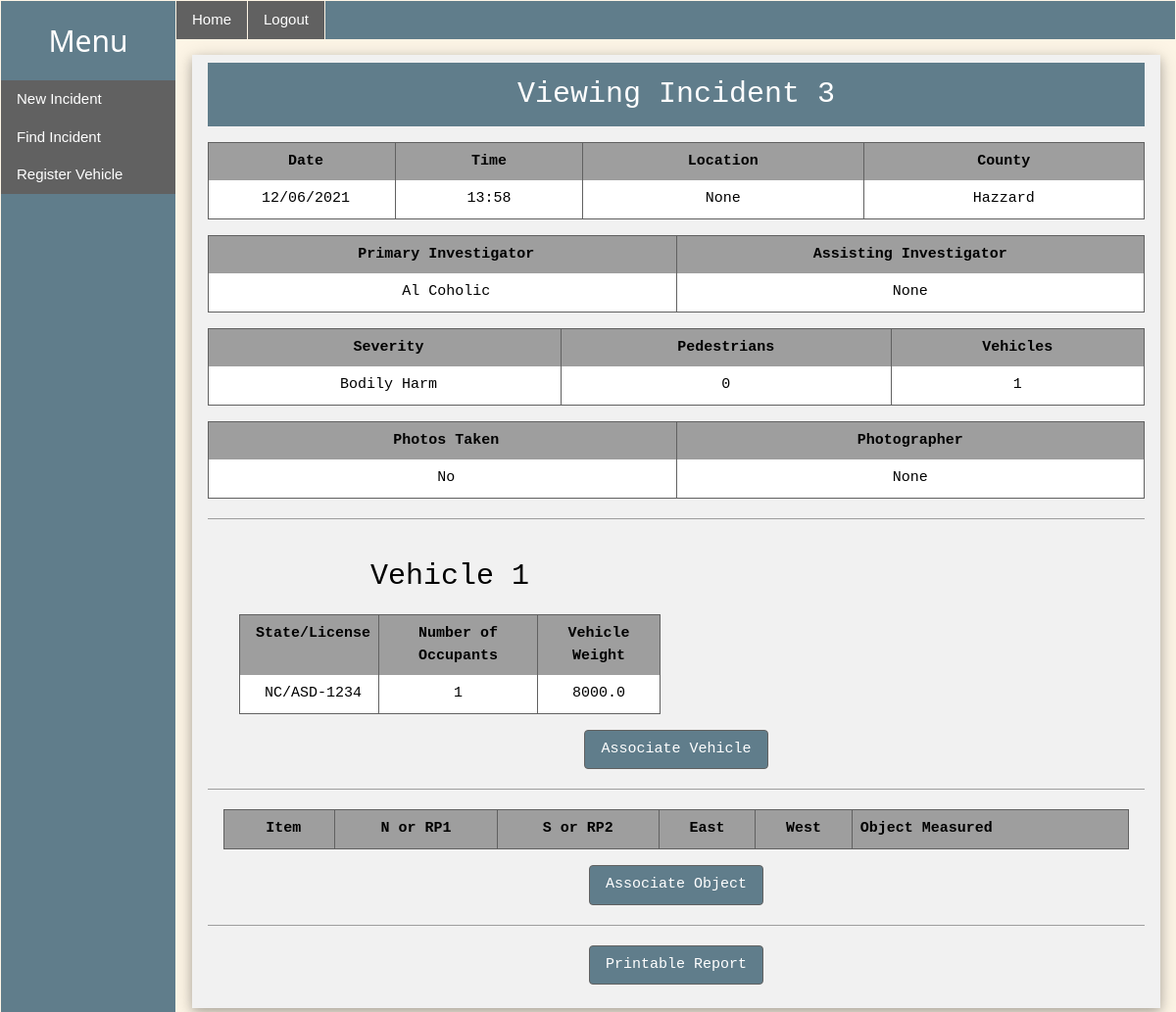
Page /ops/inc/3 (signed in) on the committed database.
### incident_app/models/incident.py (models this page shows, shortened)
class Incident(db.Model):
    id = db.Column(db.Integer, primary_key=True)
    crash_sequence = db.Column(db.String(15), unique=True, nullable=True)
    date = db.Column(db.String(15), nullable=False, default=datetime.now().strftime('%m/%d/%Y'))
    time = db.Column(db.String(10), nullable=False, default=datetime.now().strftime('%H:%M'))
    county = db.Column(db.String(25))
    location = db.Column(db.String(25))
    severity = db.Column(db.Integer, nullable=False)
    num_vehicles = db.Column(db.Integer, nullable=False, default=1)
    num_pedestrians = db.Column(db.Integer, nullable=False, default=0)
    status = db.Column(db.String(20), nullable=False, default='Open')
    photos_taken = db.Column(db.Boolean, default=False)
    photographer = db.Column(db.String, nullable=True)
    officer = db.Column(db.Integer, db.ForeignKey('user.id'), nullable=False)
    secondary_officers = db.relationship('User',
                                         secondary=assisting,
                                         back_populates='assists')
    vehicles = db.relationship("AssociatedVehicle", back_populates='incident')
    objects = db.relationship('Object', backref='incident', lazy='dynamic')
    def secondaries_string(self):
        res = ''
        lst = self.secondary_officers
        if len(lst) == 0:
            return str(None)

### incident_app/models/user.py (models this page shows, shortened)
class User(db.Model, UserMixin):
    id = db.Column(db.Integer, primary_key=True)
    name = db.Column(db.String(20), nullable=False)
    email = db.Column(db.String(120), unique=True, nullable=False)
    password = db.Column(db.String(128), nullable=False)
    role = db.Column(db.Integer, nullable=False)
    incidents = db.relationship('Incident', backref='creator',
                                lazy='dynamic')
    assists = db.relationship('Incident',
                              secondary=assisting,
                              back_populates='secondary_officers')
    supervising = db.relationship(
        'User', secondary=supervises,
        primaryjoin=(getattr(supervises.c, 'supervisor') == id),
        secondaryjoin=(getattr(supervises.c, 'supervisee') == id),
        backref='supervised_by', lazy='dynamic'
    )

### incident_app/models/vehicle.py (models this page shows, shortened)
class AssociatedVehicle(db.Model):
    incident_id = db.Column(db.ForeignKey('incident.id'), primary_key=True)
    vehicle_id = db.Column(db.ForeignKey('vehicle.id'), primary_key=True)
    damage = db.Column(db.String, default='')
    skid_before = db.Column(db.Float, default=0)
    skid_after = db.Column(db.Float, default=0)
    airbag_front = db.Column(db.Boolean, default=False)
    airbag_side = db.Column(db.Boolean, default=False)
    incident = db.relationship('Incident', back_populates='vehicles')
    vehicle = db.relationship('Vehicle', back_populates='incidents')

class Vehicle(db.Model):
    id = db.Column(db.Integer, primary_key=True)
    state = db.Column(db.String(2), default='NC', nullable=False)
    plate = db.Column(db.String(10), nullable=False)
    num_occupants = db.Column(db.Integer, nullable=False, default=1)
    make = db.Column(db.String(25), nullable=False)
    model = db.Column(db.String(25), nullable=False)
    color = db.Column(db.String(25), nullable=False)
    weight = db.Column(db.Float)
    incidents = db.relationship("AssociatedVehicle", back_populates='vehicle')

### incident_app/report_manager/routes.py (the view)
@report_manager.route('/ops/inc/<int:incident_id>')
@login_required
def view_incident(incident_id):
    inc = Incident.query.get_or_404(incident_id)
    sev = Severity(inc.severity)
    return render_template('view_incident.html',
                           title='View Incident', inc=inc, sev=sev)

### incident_app/models/app_enums.py (called while the page is built)
    def __str__(self):
        if self.value == 1:
            return 'Property Damage'
        if self.value == 2:
            return 'Bodily Harm'
        if self.value == 3:
            return 'Fatality'

### incident_app/models/user.py (called while the page is built)
@login_manager.user_loader
def load_user(user_id):
    return User.query.get(int(user_id))

### incident_app/templates/view_incident.html (shortened to what this page needs)
{% extends 'layout.html' %}
{% block content %}
    <div class="w3-container w3-card-4 w3-light-grey w3-margin w3-padding  w3-monospace">
        <div class="w3-container w3-blue-grey">
            <h2 class="w3-monospace w3-center w3-text-white">Viewing Incident {{ inc.id }}</h2>
        </div>
        <table class="w3-table w3-margin-top w3-border w3-border-dark-grey">
            <tr class="w3-section w3-grey">
                <th class="w3-center w3-border-right w3-border-dark-grey w3-center" style="width: 20%">
                    Date
                </th>
                <th class="w3-center w3-border-right w3-border-dark-grey w3-center" style="width: 20%">
                    Time
                </th>
                <th class="w3-center w3-border-right w3-border-dark-grey w3-center" style="width: 30%">
                    Location
                </th>
                <th class="w3-center" style="width: 30%">County</th>
            </tr>
            <tr class="w3-section w3-white">
                <td class="w3-center w3-border-right w3-border-dark-grey w3-center">
                    {{ inc.date }}
                </td>
                <td class="w3-center w3-border-right w3-border-dark-grey w3-center">
                    {{ inc.time }}</td>
                <td class="w3-center w3-border-right w3-border-dark-grey w3-center">
                    {{ inc.location }}</td>
                <td class="w3-center">{{ inc.county }}</td>
            </tr>
        </table>
        <table class="w3-table w3-margin-top w3-border w3-border-dark-grey">
            <tr class="w3-section w3-grey">
                <th class="w3-center w3-border-right w3-border-dark-grey w3-center" style="width: 50%">
                    Primary Investigator
                </th>
                <th class="w3-center">Assisting Investigator</th>
            </tr>
            <tr class="w3-section w3-white">
                <td class="w3-center w3-border-right w3-border-dark-grey w3-center">
                    {{ inc.creator.name }}
                </td>
                <td class="w3-center w3-border-right w3-border-dark-grey w3-center">
                    {{ inc.secondaries_string() }}
                </td>
            </tr>
        </table>
        <table class="w3-table w3-margin-top w3-border w3-border-dark-grey">
            <tr class="w3-section w3-grey">
                <th class="w3-center w3-border-right w3-border-dark-grey w3-center">
                    Severity
                </th>
                <th class="w3-center w3-border-right w3-border-dark-grey w3-center">
                    Pedestrians
                </th>
                <th class="w3-center w3-border-right w3-border-dark-grey w3-center">
                    Vehicles
                </th>
            </tr>
            <tr class="w3-section w3-white">
                <td class="w3-center w3-border-right w3-border-dark-grey w3-center">
                    {{ sev }}
                </td>
                <td class="w3-center w3-border-right w3-border-dark-grey w3-center">
                    {{ inc.num_pedestrians }}
                </td>
                <td class="w3-center w3-border-right w3-border-dark-grey w3-center">
                    {{ inc.vehicles | length }}
                </td>
            </tr>
        </table>
        <table class="w3-table w3-margin-top w3-border w3-border-dark-grey">
            <tr class="w3-section w3-grey">
                <th class="w3-center w3-border-right w3-border-dark-grey w3-center" style="width: 50%">
                    Photos Taken
                </th>
                <th class="w3-center">Photographer</th>
            </tr>
            <tr class="w3-section w3-white">
                {% if inc.photos_taken %}
                    <td class="w3-center w3-border-right w3-border-dark-grey w3-center">
                        Yes
                    </td>
                {% else %}
                    <td class="w3-center w3-border-right w3-border-dark-grey w3-center">
                        No
                    </td>
                {% endif %}
                <td class="w3-center w3-border-right w3-border-dark-grey w3-center">
                    {{ inc.photographer }}
                </td>
            </tr>
        </table>
        <hr>
        <div class="w3-container">
            {% for vehicle in inc.vehicles %}
                <div class="w3-container w3-center w3-half">
                    <h2 class="w3-section w3-margin-top w3-center w3-text w3-monospace w3-border-dark-grey">
                        Vehicle {{ loop.index }}
                    </h2>
                    <table class="w3-table w3-margin-top w3-border w3-border-dark-grey">
                        <tr class="w3-section w3-grey">
                            <th class="w3-center w3-border-right w3-border-dark-grey w3-center">
                                State/License
                            </th>
                            <th class="w3-center w3-border-right w3-border-dark-grey w3-center">
                                Number of Occupants
                            </th>
                            <th class="w3-center w3-border-right w3-border-dark-grey w3-center">
                                Vehicle Weight
                            </th>
                        </tr>
                        <tr class="w3-section w3-white">
                            <td class="w3-center w3-border-right w3-border-dark-grey w3-center">
                                {{ vehicle.vehicle.state+"/"+vehicle.vehicle.plate }}
                            </td>
                            <td class="w3-center w3-border-right w3-border-dark-grey w3-center">
                                {{ vehicle.vehicle.num_occupants }}
                            </td>
                            <td class="w3-center w3-border-right w3-border-dark-grey w3-center">
                                {{ vehicle.vehicle.weight }}
                            </td>
                        </tr>
                    </table>
                </div>
            {% endfor %}
        </div>
        <div class="w3-section w3-center">
            <a class="w3-button w3-blue-grey w3-hover-dark-grey w3-border w3-round w3-border-dark-grey"
            href={{ url_for('report_manager.add_vehicle', incident_id=inc.id) }}>
                Associate Vehicle
            </a>
        </div>
        <hr>
        <div class="w3-container">
            <table class="w3-table w3-border w3-border-dark-grey">
                <tr class="w3-section w3-grey">
                    <th class="w3-center w3-border-right w3-border-dark-grey">Item</th>
                    <th class="w3-center w3-border-right w3-border-dark-grey">N or RP1</th>
                    <th class="w3-center w3-border-right w3-border-dark-grey">S or RP2</th>
                    <th class="w3-center w3-border-right w3-border-dark-grey">East</th>
                    <th class="w3-center w3-border-right w3-border-dark-grey">West</th>
                    <th>Object Measured</th>
                </tr>
            </table>
        </div>
        <div class="w3-section w3-center">
            <a class="w3-button w3-blue-grey w3-hover-dark-grey w3-border w3-round w3-border-dark-grey"
            href={{ url_for('report_manager.add_object', incident_id=inc.id) }}>
                Associate Object
            </a>
        </div>
        <hr>
            <div class="w3-section w3-center">
            <a class="w3-button w3-blue-grey w3-hover-dark-grey w3-border w3-round w3-border-dark-grey"
            href={{ url_for('report_manager.report', incident_id=inc.id) }}>
                Printable Report
            </a>
        </div>
    </div>
{% endblock content %}

### incident_app/static/w3.css (style rules this page uses)
*, *:before, *:after { box-sizing: inherit }
html { -ms-text-size-adjust: 100%; -webkit-text-size-adjust: 100% }
body { margin: 0 }
a { background-color: transparent }
hr { box-sizing: content-box; height: 0; overflow: visible }
html, body { font-family: Verdana, sans-serif; font-size: 15px; line-height: 1.5 }
html { overflow-x: hidden }
h2 { font-size: 30px }
.w3-monospace { font-family: monospace }
h1, h2, h3, h4, h5, h6 { font-family: "Segoe UI", Arial, sans-serif; font-weight: 400; margin: 10px 0 }
hr { border: 0; border-top: 1px solid #eee; margin: 20px 0 }
a { color: inherit }
.w3-table, .w3-table-all { border-collapse: collapse; border-spacing: 0; width: 100%; display: table }
.w3-table td, .w3-table th, .w3-table-all td, .w3-table-all th { padding: 8px 8px; display: table-cell; text-align: left; vertical-align: top }
.w3-table th:first-child, .w3-table td:first-child, .w3-table-all th:first-child, .w3-table-all td:first-child { padding-left: 16px }
.w3-btn, .w3-button { border: none; display: inline-block; padding: 8px 16px; vertical-align: middle; overflow: hidden; text-decoration: none; color: inherit; background-color: inherit; text-align: center; cursor: pointer; white-space: nowrap }
.w3-btn, .w3-button { -webkit-touch-callout: none; -webkit-user-select: none; -khtml-user-select: none; -moz-user-select: none; -ms-user-select: none; user-select: none }
.w3-container:after, .w3-container:before, .w3-panel:after, .w3-panel:before, .w3-row:after, .w3-row:before, .w3-row-padding:after, .w3-row-padding:before, .w3-cell-row:before, .w3-cell-row:after, .w3-clear:after, .w3-clear:before, .w3-bar:before, .w3-bar:after { content: ""; display: table; clear: both }
.w3-col, .w3-half, .w3-third, .w3-twothird, .w3-threequarter, .w3-quarter { float: left; width: 100% }
@media (min-width: 601px) { .w3-col.m6, .w3-half { width: 49.99999% } }
.w3-round, .w3-round-medium { border-radius: 4px }
.w3-container, .w3-panel { padding: 0.01em 16px }
.w3-card-4, .w3-hover-shadow:hover { box-shadow: 0 4px 10px 0 rgba(0, 0, 0, 0.2), 0 4px 20px 0 rgba(0, 0, 0, 0.19) }
.w3-center { text-align: center !important }
.w3-border { border: 1px solid #ccc !important }
.w3-border-right { border-right: 1px solid #ccc !important }
.w3-section, .w3-code { margin-top: 16px !important; margin-bottom: 16px !important }
.w3-margin { margin: 16px !important }
.w3-margin-top { margin-top: 16px !important }
.w3-padding { padding: 8px 16px !important }
.w3-blue-grey, .w3-hover-blue-grey:hover, .w3-blue-gray, .w3-hover-blue-gray:hover { color: #fff !important; background-color: #607d8b !important }
.w3-sand, .w3-hover-sand:hover { color: #000 !important; background-color: #fdf5e6 !important }
.w3-white, .w3-hover-white:hover { color: #000 !important; background-color: #fff !important }
.w3-grey, .w3-hover-grey:hover, .w3-gray, .w3-hover-gray:hover { color: #000 !important; background-color: #9e9e9e !important }
.w3-light-grey, .w3-hover-light-grey:hover, .w3-light-gray, .w3-hover-light-gray:hover { color: #000 !important; background-color: #f1f1f1 !important }
.w3-text-white, .w3-hover-text-white:hover { color: #fff !important }
.w3-border-dark-grey, .w3-hover-border-dark-grey:hover, .w3-border-dark-gray, .w3-hover-border-dark-gray:hover { border-color: #616161 !important }

### incident_app/templates/view_incident.html (style rules this page uses)
hr { height: 1px; background-color: #9e9e9e; border: none; }

### rows in the picture
Incident: id "3", date "12/06/2021", time "13:58", location "None", county "Hazzard", num_pedestrians "0", photographer "None"
User: creator.name "Al Coholic"
AssociatedVehicle: vehicle "NC/ASD-1234", vehicle.num_occupants "1", vehicle.weight "8000.0"

### other values in the picture
{{ inc.secondaries_string() }} "None"
{{ sev }} "Bodily Harm"
{{ inc.vehicles | length }} "1"
